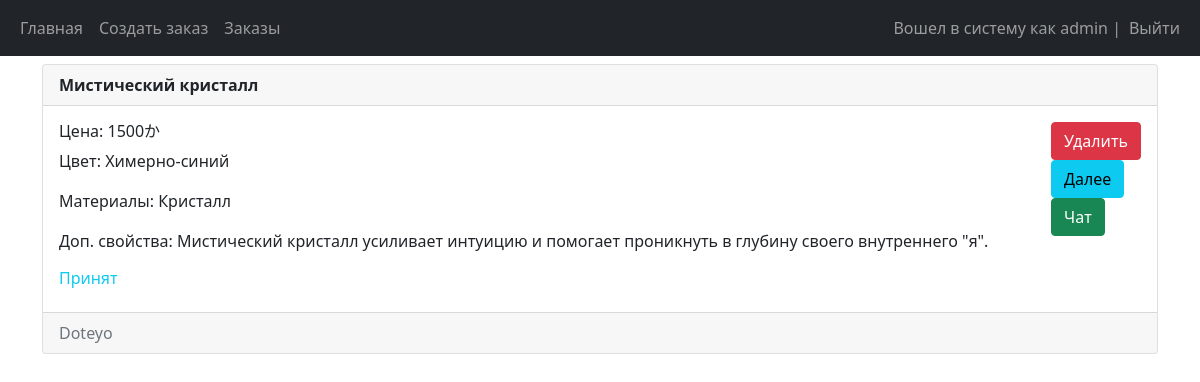
The app's page /cart (signed in) with its own data.
### store/models.py (models this page shows, shortened)
class Cunty(models.Model):
    seller = models.ForeignKey(User, on_delete=models.CASCADE, default="")
    price = models.IntegerField("Цена", default=0)
    name = models.CharField("Название", max_length=30, default="")
    color = models.CharField("Цвет", max_length=30, default="")
    size = models.CharField("Размер", max_length=8, default="")
    weight = models.IntegerField("Вес", default=0)
    materials = models.CharField("Материалы", max_length=45, default="")
    add_features = models.TextField("Дополнительные свойства", max_length=120, default="")
    status = models.IntegerField("Статус", default=0)
    class Meta:
        verbose_name = "Кунтик"
        verbose_name_plural = "Кунтики"

### store/views.py (the view, shortened to what this page needs)
# urls.py: path('cart', cart, name='cart'),
@login_required(login_url="/login")
def cart(req):
    if req.user.is_staff:
        return render(req, 'cart.html',
                      {"items": Cunty.objects.exclude(seller=req.user.id), "status": ["Принят", "Отправлен"]})
    return render(req, 'cart.html',
                  {"items": Cunty.objects.filter(seller=req.user.id), "status": ["Принят", "Отправлен"]})

### templates/cart.html (shortened to what this page needs)
{% extends 'base.html' %} {% block title %}Корзина{% endblock %}
{% block content %}
{% for item in items %}
<div class="card mt-2" {{'style=f"background-color:{item.color};"'}}>
  <div class="card-header"><strong>{{ item.name }}</strong></div>
  <div class="card-body d-flex flex-row justify-content-between">
    <div>
      <h6>Цена: {{item.price}}か</h6>
      <p>Цвет: {{item.color}}</p>
      <p>Материалы: {{item.materials}}</p>
      <p>Доп. свойства: {{item.add_features}}</p>
      {% if item.status == 1 %}
      <h6 class="text-info">Принят</h6>
      {% endif %}
    </div>
    <div>
      {% if user == item.seller or perms.main.delete_cunty %}
      <form method="post">
        <button
          type="submit"
          class="btn btn-danger"
          name="post-id"
          value="{{item.id}}"
        >
          Удалить
        </button>
      </form>
      {% endif %}
      {% if user.is_staff %}
      <form method="post">
        <button
          type="submit"
          class="btn btn-info"
          name="based-id"
          value="{{item.id}}"
        >
          Далее
        </button>
      </form>
      {% endif %}
        <form method="post">
        <button
          type="submit"
          class="btn btn-success"
          name="chat"
          value="{{item.name}}"
        >
          Чат
        </button>
      </form>
    </div>
  </div>
  <div class="card-footer text-muted">{{item.seller}}</div>
</div>
{% empty %}
<p>No posts yet :(</p>
{% endfor %}
{% endblock %}

### templates/base.html (shortened to what this page needs)
<!DOCTYPE html>
<html lang="en">
  <head>
    <link
      href="https://cdn.jsdelivr.net/npm/bootstrap@5.1.3/dist/css/bootstrap.min.css"
      rel="stylesheet"
    />
  </head>
  <body>
    <nav class="navbar navbar-expand-lg navbar-dark bg-dark">
      <div class="container-fluid">
        <div>
          <ul class="navbar-nav">
            <li class="nav-item">
              <a class="nav-link" href="/">Главная</a>
            </li>
            <li class="nav-item">
              <a class="nav-link" href="/create-listing">Создать заказ</a>
            </li>
            <li class="nav-item">
              <a class="nav-link" href="/cart">Заказы</a>
            </li>
          </ul>
        </div>
        <div>
          <ul class="navbar-nav">
            {% if user.is_authenticated %}
            <span class="navbar-text">Вошел в систему как {{user.username}} | </span>
            <li class="nav-item">
              <a class="nav-link" href="/logout">Выйти</a>
            </li>
            {% else %}
            <li class="nav-item">
              <a class="nav-link" href="/login">Войти</a>
            </li>
            {% endif %}
          </ul>
        </div>
      </div>
    </nav>
    <div class="container">{% block content %} {% endblock %}</div>
  </body>
</html>

### records on screen
Cunty: name "Мистический кристалл", price "1500", color "Химерно-синий", materials "Кристалл", add_features "Мистический кристалл усиливает интуицию и помогает проникнуть в глубину своего внутреннего \"я\".", status "Принят", {{ item.id }} 2 (drawn), seller "Doteyo"

### other values on screen
{{ user.username }} "admin"
